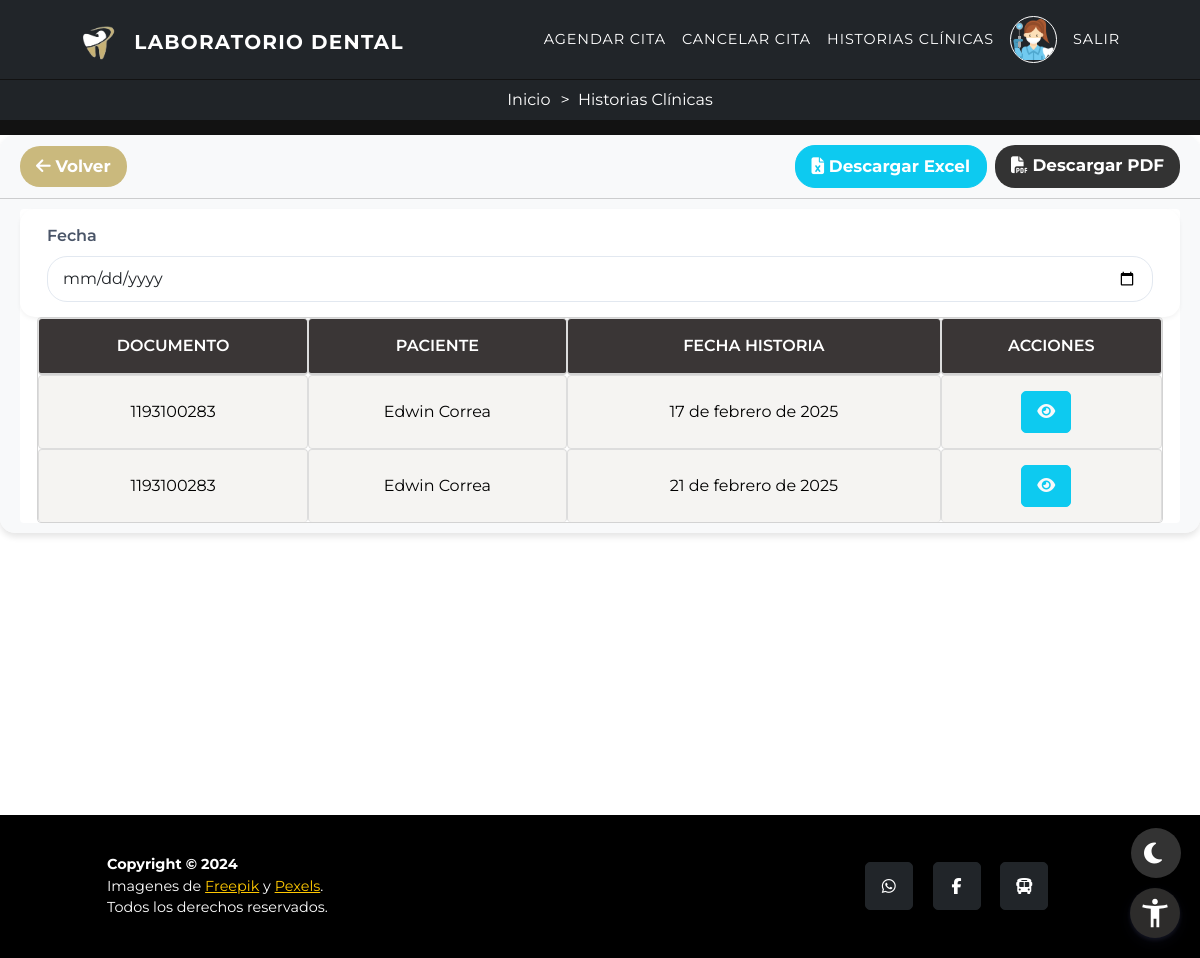
/list-historias/ (signed in), run on the app's committed database.
### inicio/models.py (models this page shows, shortened)
class Valoracion(models.Model):
    OPCIONES_SI_NO_NO_SABE = (
        (1, 'Si'),
        (2, 'No'),
        (3, 'Desinformado'),
    )
    OPCIONES_SI_NO = (
        (1, 'Si'),
        (2, 'No'),
    )
    user = models.ForeignKey(UserProfile, on_delete=models.CASCADE)
    nombre = models.CharField(max_length=150, blank=True)
    documento = models.CharField(max_length=50, blank=True)
    fecha_historia = models.DateField(null=True, blank=True)
    tratamiento_medicacion = models.PositiveSmallIntegerField(choices=OPCIONES_SI_NO_NO_SABE, default=3)
    reacciones_alergicas = models.PositiveSmallIntegerField(choices=OPCIONES_SI_NO_NO_SABE, default=3)
    transtorno_tension_arterial = models.PositiveSmallIntegerField(choices=OPCIONES_SI_NO_NO_SABE, default=3)
    diabetes = models.PositiveSmallIntegerField(choices=OPCIONES_SI_NO_NO_SABE, default=3)
    transtornos_emocionales = models.PositiveSmallIntegerField(choices=OPCIONES_SI_NO_NO_SABE, default=3)
    enfermedad_respiratoria = models.PositiveSmallIntegerField(choices=OPCIONES_SI_NO_NO_SABE, default=3)
    otros = models.CharField(max_length=100, blank=True)
    protesis_dental = models.CharField(max_length=100, blank=True)
    total = models.CharField(max_length=100, blank=True)
    acrilico = models.CharField(max_length=100, blank=True)
    flexible = models.CharField(max_length=100, blank=True)
    parcial = models.CharField(max_length=100, blank=True)
    retenedores = models.CharField(max_length=100, blank=True)
    panoramica = models.CharField(max_length=100, blank=True)
    periapical = models.CharField(max_length=100, blank=True)
    cepillado_dental = models.PositiveSmallIntegerField(choices=OPCIONES_SI_NO)
    seda_dental = models.PositiveSmallIntegerField(choices=OPCIONES_SI_NO)
    enjuague_bucal = models.PositiveSmallIntegerField(choices=OPCIONES_SI_NO)

### historiaclinica/views.py (the view)
# urls.py: path('list-historias/', views.listhistorias, name="listhistorias"),
@never_cache
@login_required(login_url='acceso_denegado')
def listhistorias(request):
    if request.user.is_superuser:
        historias = Valoracion.objects.all()
    else:
        historias = Valoracion.objects.filter(user=request.user)
    fecha = request.GET.get('fecha')
    if fecha:
        historias = historias.filter(fecha_historia=fecha)
    return render(request, 'listhistorias.html', {
        'historias': historias
    })

### historiaclinica/templates/listhistorias.html (shortened to what this page needs)
{% extends 'inicio.html' %}
{% load static %}
{% block titulo %}
Historias Clínicas
{% endblock %}
{% block content %}
<div class="ContentTable">
    <div class="card">
        <div class="card-header">
            <div class="d-flex justify-content-between align-items-center">
                <div class="d-flex">
                    <a class="btn btn-primary btn-custom me-2" href="{% url 'dashboard' %}" role="button"
                        data-tooltip="Volver al dashboard">
                        <i class="fas fa-arrow-left text-white"></i> <span> Volver </span>
                    </a>
                </div>
                <div class="d-flex">
                    <a class="btn btn-info btn-custom me-2" href="{% url 'reporte_excel_historia' %}" role="button"
                        data-tooltip="Descargar tabla en excel">
                        <i class="fas fa-file-excel text-white"></i> <span>Descargar Excel</span>
                    </a>
                    <a class="btn btn-danger btn-custom" href="{% url 'reporte_pdf_historia' %}" role="button"
                        data-tooltip="Descargar tabla en pdf">
                        <i class="fas fa-file-pdf text-white"></i> <span>Descargar PDF</span>
                    </a>
                </div>
            </div>
        </div>
        <div class="card-body">
            <div class="table-container">
                <form id="filtroForm" method="get" action="{% url 'listhistorias' %}">
                    <div class="row" style="width: 100%;">
                        <div>
                            <label for="fechaFiltro" class="form-label"
                                data-tooltip="Filtrar citas por fecha">Fecha</label>
                            <input type="date" id="fechaFiltro" name="fecha" class="form-control"
                                value="{{ request.GET.fecha }}" data-tooltip="Filtrar por fecha">
                        </div>
                    </div>
                </form>
                <div class="table-responsive">
                    <table id="elementosTable" class="table table-primary table-centered">
                        <thead>
                            <tr>
                                <th id="headerDocumento" data-sort="documento" scope="col"
                                    data-tooltip="Documento del paciente">Documento</th>
                                <th id="headerPaciente" data-sort="nombre" scope="col"
                                    data-tooltip="Nombre del paciente">Paciente</th>
                                <th id="headerFecha" data-sort="fecha_historia" scope="col"
                                    data-tooltip="Fecha de la historia clínica">Fecha Historia</th>
                                <th scope="col" data-tooltip="Acciones disponibles">Acciones</th>
                            </tr>
                        </thead>
                        <tbody>
                            {% for historia in historias %}
                            <tr>
                                <td data-sort="documento">{{ historia.documento }}</td>
                                <td data-sort="nombre">{{ historia.nombre }}</td>
                                <td data-sort="fecha_historia">{{ historia.fecha_historia }}</td>
                                <td>
                                    <a class="btn btn-info" href="{% url 'verhistorias' historia.id %}" role="button"
                                        data-tooltip="Ver detalles de la historia"><i
                                            class="fas fa-eye sort-icon a"></i></a>
                                </td>
                            </tr>
                            {% endfor %}
                        </tbody>
                    </table>
                </div>
            </div>
        </div>
    </div>
</div>
{% endblock %}

### static/css/styles.css (style rules this page uses)
:root { --primary-font: "Montserrat", -apple-system, BlinkMacSystemFont, "Segoe UI", Roboto, "Helvetica Neue", Arial, sans-serif, "Apple Color Emoji", "Segoe UI Emoji", "Segoe UI Symbol", "Noto Color Emoji"; }
* { margin: 0; padding: 0; box-sizing: border-box; }
body { display: flex; flex-direction: column; }
.ContentTable { min-height: 85vh; flex: 1; }
input { width: 100%; color: #232323; font-size: clamp(0.85rem, 2.5vw, 1rem); border: none; outline: none; background: transparent; }

### static/css/tablas.css (style rules this page uses)
i.a { color: #f8f9fa; }
.btn-custom { white-space: nowrap; padding: 0.375rem 0.75rem; font-size: 0.9rem; width: auto; }
.table-centered { margin: 0 auto; text-align: center; }
.card { border-radius: 15px; box-shadow: 0 10px 30px rgba(0, 0, 0, 0.1); overflow: hidden; }
.btn-primary { background-color: #cab97d; border: none; padding: 10px 20px; font-weight: bold; transition: all 0.3s ease; }
.card-body { flex: 1; padding: 30px; border-color: #000000; overflow-x: auto; }
.table-responsive { border-radius: 10px; overflow: hidden; overflow-x: visible; }
.table { margin-bottom: 0; }
.table thead th { background-color: rgb(58, 54, 54); color: rgb(255, 255, 255); font-weight: 600; text-transform: uppercase; border: #000000; }
.table tbody tr:nth-child(even) { background-color: #f8f9fa; }
.table td { padding: 15px; vertical-align: middle; border-color: #000000; border-top: #000000; border-left: #000000; border-right: #000000; background-color: #f5f4f2; color: #000000; }
.btn { padding: 8px 15px; border-radius: 5px; font-weight: bold; transition: all 0.3s ease; }
.btn-danger { background-color: #333; border: none; }
.btn-custom { text-transform: capitalize; font-size: 1.05rem; }
.card { display: flex; flex-direction: column; border: none; border-radius: 15px; box-shadow: 0 4px 6px rgba(0, 0, 0, 0.1); transition: all 0.3s ease; }
.card-header, .card-body { background-color: #f8f9fa; padding: 10px 20px; }
.card-header { border-radius: 15px 15px 0 0; }
.btn-custom { border-radius: 20px; padding: 8px 16px; transition: all 0.3s ease; }
.table-container { background-color: white; border-radius: 4px; }
#elementosTable { border-collapse: separate; border-spacing: 0; width: 97%; border: 0.5px solid #d3d3d3; border-radius: 4px; }
#elementosTable thead th { color: white; font-weight: 600; border-bottom: 2px solid #d3d3d3; }
#elementosTable tbody tr { background-color: white; transition: all 0.3s ease; }
#elementosTable th, #elementosTable td { text-align: center; padding: 15px; vertical-align: middle; border: 1px solid #ddd; border-radius: 4px; }
#elementosTable tbody tr:last-child td { border-bottom: none; }
.form-control, .form-select { border-radius: 20px; border: 1px solid #e2e8f0; padding: 10px 15px; }
.form-label { font-weight: 600; color: #4a5568; }
#filtroForm { background-color: rgb(255, 255, 255); border-radius: 15px; box-shadow: 0 2px 4px rgba(0, 0, 0, 0.05); }

### data on the page
Valoracion: documento "1193100283", nombre "Edwin Correa", fecha_historia "17 de febrero de 2025"
Valoracion: documento "1193100283", nombre "Edwin Correa", fecha_historia "21 de febrero de 2025"
